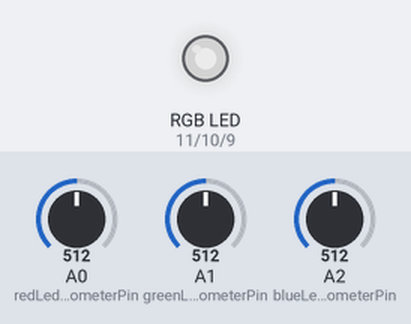
Bench run of a sketch on a simulated Arduino Uno, built with avr-gcc and run on an emulated ATmega328P. On the bench: an RGB LED mixed from three pins (HIGH = lit). The inputs (shaded band) are chosen by the test bench; at power-on: A0 (redLedPotentiometerPin) = 512, A1 (greenLedPotentiometerPin) = 512, A2 (blueLedPotentiometerPin) = 512. Dim RGB values are drawn brighter than linear.

Above: at 1.2 s.
1.3 s: A0 (redLedPotentiometerPin) set to 716
At 1.7 s:
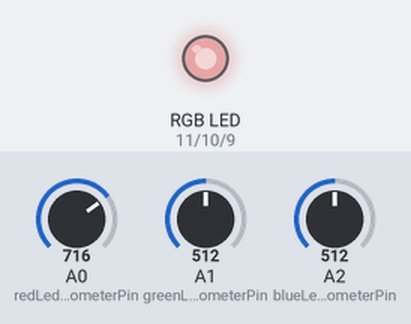
2.8 s: A1 (greenLedPotentiometerPin) set to 716
At 4.0 s:
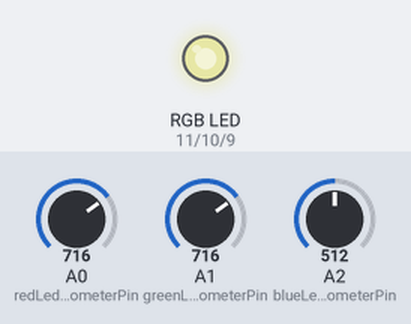
4.3 s: A2 (blueLedPotentiometerPin) set to 716
At 5.2 s:
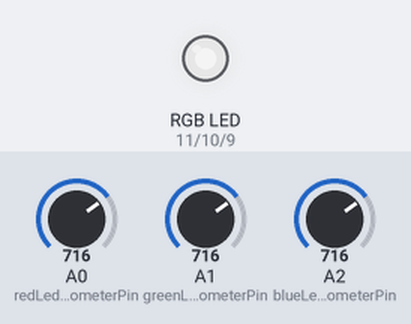
5.8 s: A0 (redLedPotentiometerPin) set to 900
At 6.3 s:
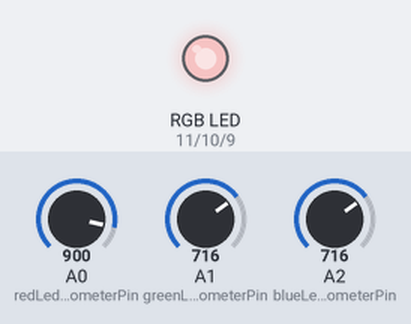
7.3 s: A1 (greenLedPotentiometerPin) set to 900
At 8.5 s:
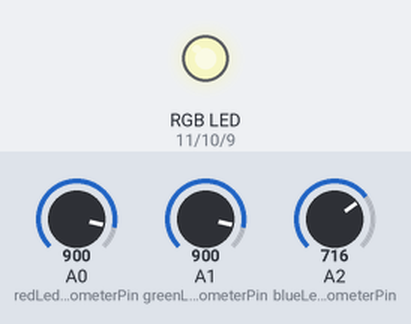
8.8 s: A2 (blueLedPotentiometerPin) set to 900
At 9.8 s:
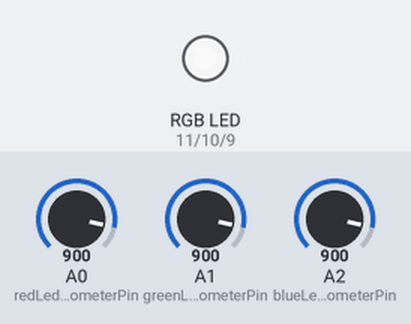
Timing chart, 0 to 11.3 s (numbered marks = the images above; inputs shaded):
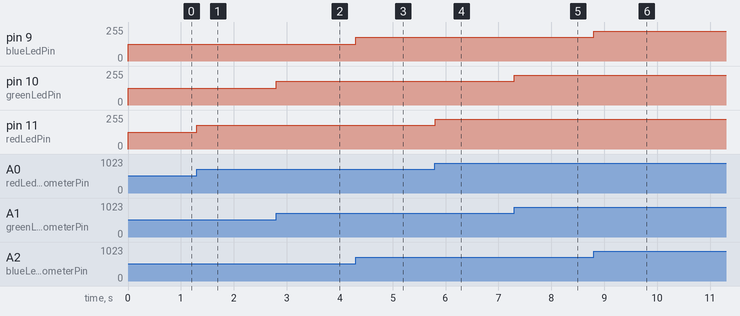

Measured:
- after the input at 1.3 s, pin 11 (redLedPin): 127/255 → 178/255 at once
- after the input at 2.8 s, pin 10 (greenLedPin): 127/255 → 178/255 at once
- after the input at 4.3 s, pin 9 (blueLedPin): 127/255 → 178/255 at once
- after the input at 5.8 s, pin 11 (redLedPin): 178/255 → 224/255 at once
- after the input at 7.3 s, pin 10 (greenLedPin): 178/255 → 224/255 at once
- after the input at 8.8 s, pin 9 (blueLedPin): 178/255 → 224/255 at once

The sketch:

Homework1.ino
```cpp
/*
This Arduino program reads values from three potentiometers, each controlling a
color channel (Red, Green, Blue) of an RGB LED. It then maps these values to the
corresponding LED pins to control color intensity.
*/
const int redLedPin = 11;
const int greenLedPin = 10;
const int blueLedPin = 9;

const int redLedPotentiometerPin = A0;
const int greenLedPotentiometerPin = A1;
const int blueLedPotentiometerPin = A2;

const int minAnalogReadValue = 0;
const int maxAnalogReadValue = 1023;
const int minLedValue = 0;
const int maxLedValue = 255;

int redPotentiometerValue = 0;
int greenPotentiometerValue = 0;
int bluePotentiometerValue = 0;

int redLedBrightness = 0;
int greenLedBrightness = 0;
int blueLedBrightness = 0;

void setup() {
  pinMode(redLedPotentiometerPin, INPUT);
  pinMode(greenLedPotentiometerPin, INPUT);
  pinMode(blueLedPotentiometerPin, INPUT);

  pinMode(redLedPin, OUTPUT);
  pinMode(greenLedPin, OUTPUT);
  pinMode(blueLedPin, OUTPUT);
}

void loop() {
  readPotentiometersValues();
  mapPotentiometerValuesToLedValues();
  setLedColor();
  delay(1);
}

void readPotentiometersValues(){
  redPotentiometerValue = analogRead(redLedPotentiometerPin);
  greenPotentiometerValue = analogRead(greenLedPotentiometerPin);
  bluePotentiometerValue = analogRead(blueLedPotentiometerPin);
}

void mapPotentiometerValuesToLedValues(){
  redLedBrightness = map(redPotentiometerValue, minAnalogReadValue, maxAnalogReadValue, minLedValue, maxLedValue);
  greenLedBrightness = map(greenPotentiometerValue, minAnalogReadValue, maxAnalogReadValue, minLedValue, maxLedValue);
  blueLedBrightness = map(bluePotentiometerValue, minAnalogReadValue, maxAnalogReadValue, minLedValue, maxLedValue);
}

void setLedColor(){
  analogWrite(redLedPin, redLedBrightness);
  analogWrite(greenLedPin, greenLedBrightness);
  analogWrite(blueLedPin, blueLedBrightness);
}
```
